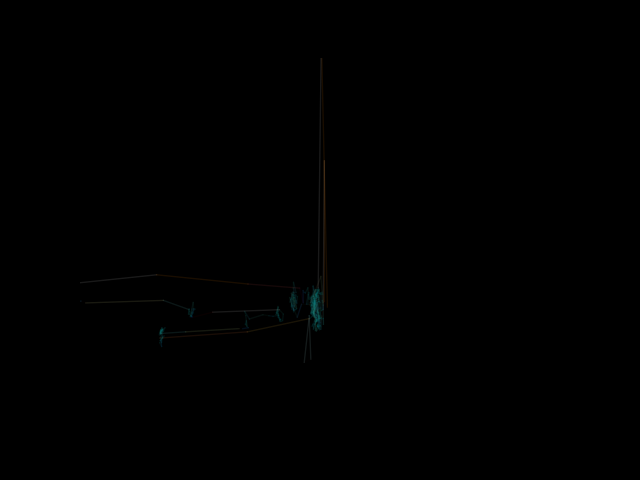
#> input picture data/carette/Images/TCImages/TC001_39.png, 640 x 480 px
$ python -i prepare_carette.py   (imports and definitions only)
#> lines starting #> are read from the running program, lines starting #| are printed output that depends on the picture
### src/config.py
"""All settings in one place. Edit here only if a script tells you to."""
from pathlib import Path

ROOT = Path(__file__).resolve().parent.parent

RAW_DIR   = ROOT / "data" / "eye_raw"                         # Cilia CSV files + Participants file
QUEST_CSV = ROOT / "data" / "questionnaire" / "autism_screening.csv"
IMG_DIR   = ROOT / "images"                                   # generated scanpath images
MODEL_DIR = ROOT / "models"                                   # generated models
OUT_DIR   = ROOT / "outputs"                                  # generated figures / metrics

SEED = 42
IMG_SIZE = 160            # CNN input size (160 is fast on CPU; 224 is slower)
SCREEN_W, SCREEN_H = 1920, 1080   # used only if gaze values are in pixels
MIN_POINTS = 50           # skip recordings with fewer gaze points
MAX_POINTS = 600          # down-sample long recordings to this many points

# ---- Manual overrides. Leave None to auto-detect. ----
# Run `python src/inspect_data.py` and only fill these if auto-detect is wrong.
COL_PARTICIPANT = None    # e.g. "Participant"
COL_X = None              # e.g. "Gaze point X"
COL_Y = None              # e.g. "Gaze point Y"
COL_TIME = None           # e.g. "Recording timestamp"
META_FILE = None          # e.g. "Participants.csv" (file inside data/eye_raw)
META_ID_COL = None        # e.g. "Participant"
META_LABEL_COL = None     # e.g. "Class"

for _d in (IMG_DIR, MODEL_DIR, OUT_DIR):
    _d.mkdir(parents=True, exist_ok=True)

### src/prepare_carette.py
import argparse
import shutil
import numpy as np
import pandas as pd
from pathlib import Path
from PIL import Image, ImageFilter
import config

ap = argparse.ArgumentParser()
# [2 lines not run here, left out]
# [1 line that did not run here, left out]
# [1 line that did not run here, left out]
# [1 line that did not run here, left out]
# [2 lines not run here, left out]

# [1 line that did not run here, left out]
# [1 line that did not run here, left out]
# [3 lines not run here, left out]


def prep(path):
    """Images are dark, thin lines on black. Brighten, thicken, resize so lines survive down-sizing."""
    a = np.asarray(Image.open(path).convert("RGB"), dtype="float32")
    hi = np.percentile(a[a > 0], 99.5) if (a > 0).any() else 255.0
#> hi = 85
    a = np.clip(a / max(hi, 1.0) * 255.0, 0, 255).astype("uint8")
    im = Image.fromarray(a).filter(ImageFilter.MaxFilter(5))
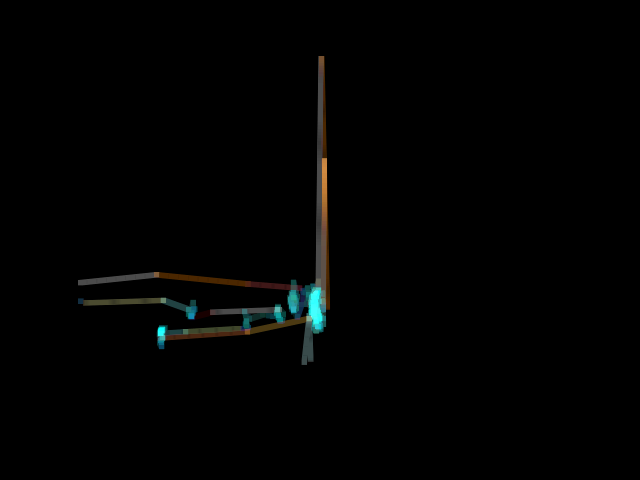
#> im: PIL image 640x480 RGB; mean R, G, B 1.8, 2.2, 1.9
    return im.resize((config.IMG_SIZE, config.IMG_SIZE), Image.BILINEAR)
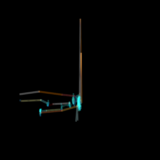
#> returned value: PIL image 160x160 RGB; mean R, G, B 1.8, 2.2, 1.9


rows = []
# [11 lines not run here, left out]

man = pd.DataFrame(rows)
# [5 lines not run here, left out]

>>> result = prep('../data/carette/Images/TCImages/TC001_39.png')
